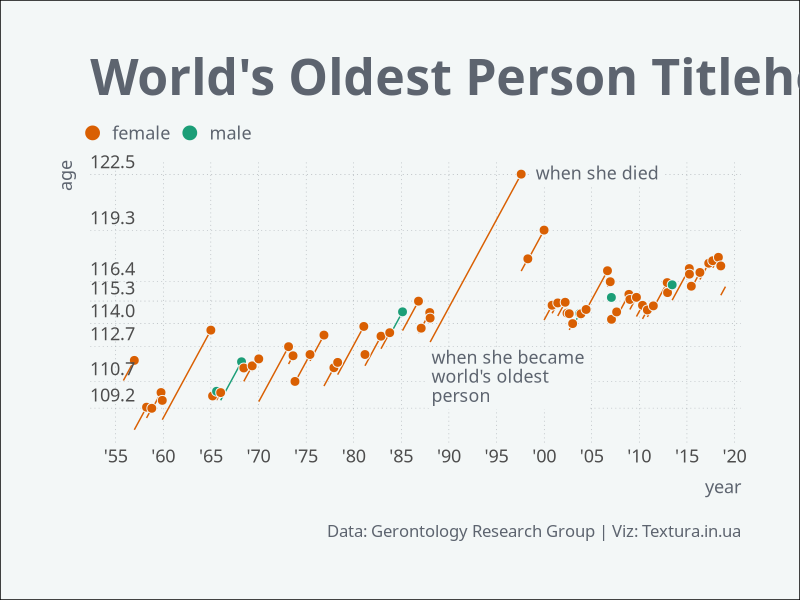

Generate this figure with R:
library(ggplot2)
library(dplyr)

df <- read.csv('data_clean.csv', stringsAsFactors = F, 
               colClasses = c(NA, NA, NA, "Date", "Date", "Date", NA, NA, NA))

legend <- data.frame(
  x = as.Date(c('1987-10-01', '1998-01-01')),
  y = c(112.7, 122.6),
  label = c('when she became\nworld\'s oldest\nperson', 'when she died')
)

# visualize

png(filename = 'oldest.png', width = 1000, height = 600)
ggplot(df)+
  geom_segment(aes(x = became, y = age_became, xend = died, yend = age_died, color = gender),
               show.legend = F)+
  geom_point(data = df[1:nrow(df)-1, ], aes(x = died, y = age_died, fill = gender), 
             pch = 21, color = '#F3F7F7', size = 3)+
  geom_label(data = legend, aes(x = x, y = y, label = label), 
            family = 'Ubuntu Mono', color = '#5D646F', fill = '#F3F7F7',
            hjust = c(0, -0.05), vjust = c(1, 0.5), label.size = NA, 
            size = 4.5, lineheight = 0.9)+
  scale_fill_brewer(type = 'qual', palette = 2, direction = -1, labels = c('female', 'male'), 
                    aesthetics = c('fill', 'color'))+
  scale_x_date(limits = c(as.Date('1953-01-01'), as.Date('2020-01-01')),
               breaks = seq.Date(as.Date('1955-01-01'), as.Date('2020-01-01'), '5 years'), 
               date_labels = '\'%y', expand = c(0.01, 0.01))+
  scale_y_continuous(breaks = classInt::classIntervals(as.numeric(df$age_died), 7, 
                                                       style = 'jenks')$brks %>% 
                       round(digits = 1))+
  guides(fill = guide_legend(override.aes = list(size = 5)))+
  labs(title = 'World\'s Oldest Person Titleholders Since 1955',
       caption = 'Data: Gerontology Research Group | Viz: Textura.in.ua',
       x = 'year', y = 'age')+
  theme_minimal(base_family = 'Ubuntu Mono')+
  theme(
    legend.position = 'top',
    legend.justification = 'left',
    legend.title = element_blank(),
    legend.text = element_text(size = 13),
    legend.spacing.x = unit(5, 'pt'),
    legend.margin = margin(l = -7),
    text = element_text(color = '#5D646F'),
    axis.title.x = element_text(hjust = 1, size = 13, margin = margin(t = 10)),
    axis.title.y = element_text(hjust = 1, size = 13, margin = margin(r = 10)),
    axis.text = element_text(size = 13),
    axis.text.y = element_text(vjust = -0.5, margin = margin(r = -35)),
    panel.grid.major = element_line(linetype = 'dotted', color = '#5D646F', size = 0.1),
    panel.grid.minor = element_blank(),
    plot.title = element_text(size = 36, face = 'bold', margin = margin(b = 10)),
    plot.subtitle = element_text(size = 18, margin = margin(b = 10)),
    plot.caption = element_text(size = 12, margin = margin(t = 20)),
    plot.background = element_rect(fill = '#F3F7F7'),
    plot.margin = unit(c(1.5, 1.5, 1.5, 1.5), 'cm')
  )

dev.off()
